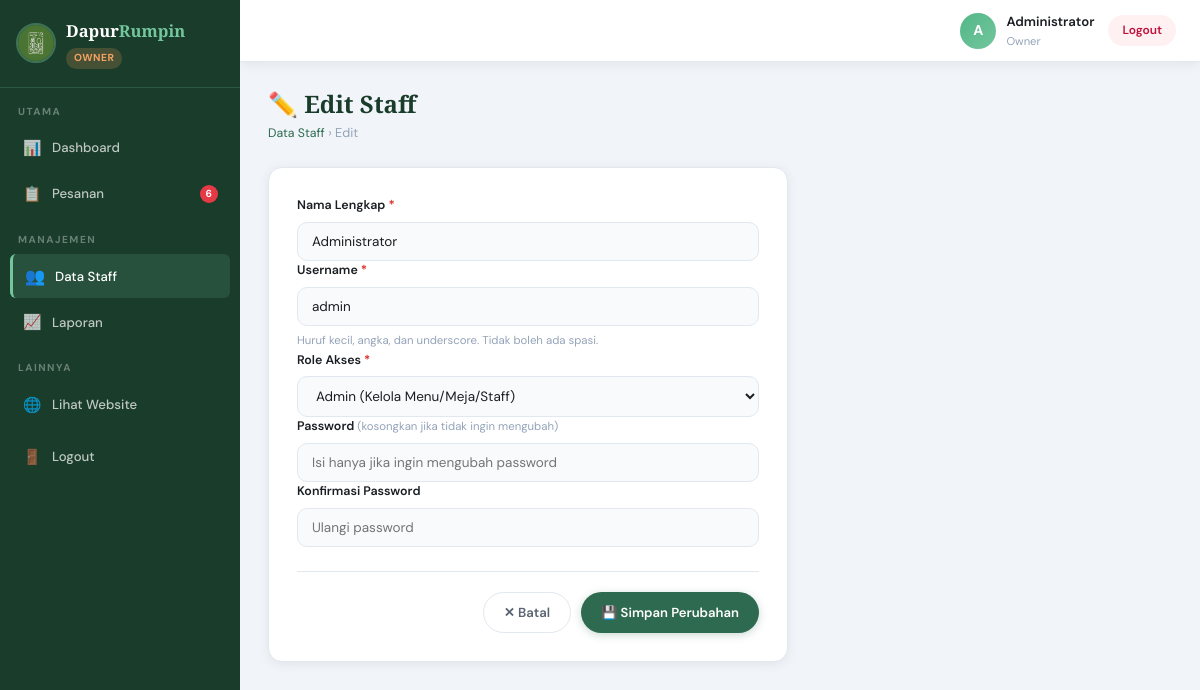
Screenshot of /admin/staff_form.php?id=6 (signed in) with the database file from the repository.
### tables this page shows
CREATE TABLE `users` (
  `id` int(10) UNSIGNED NOT NULL,
  `nama` varchar(100) NOT NULL,
  `username` varchar(60) NOT NULL,
  `password` varchar(255) NOT NULL,
  `role` enum('admin','owner','kasir','dapur') NOT NULL DEFAULT 'kasir',
  `created_at` timestamp NOT NULL DEFAULT current_timestamp()
);

### includes/auth_check.php (called while the page is built, shortened)
<?php
function hasRole(string|array $role): bool
{
    $currentRole = $_SESSION['user_role'] ?? '';
    $roles = is_array($role) ? $role : [$role];
    return in_array($currentRole, $roles, true);
}

### admin/staff_form.php (the view, shortened to what this page needs)
<?php
require_once '../includes/auth_check.php';
require_once '../config/db.php';
$id     = isset($_GET['id']) ? (int)$_GET['id'] : 0;
$isEdit = $id > 0;
$staff  = ['nama' => '', 'username' => '', 'role' => 'kasir'];
if ($isEdit) {
    $stmt = $pdo->prepare("SELECT id, nama, username, role FROM users WHERE id = ?");
    $stmt->execute([$id]);
    $row = $stmt->fetch();
    $staff = $row;
}
?>
<!DOCTYPE html>
<html lang="id">
<head>
  <link rel="stylesheet" href="../css/dashboard.css">
</head>
<body>
<?php include '_sidebar.php'; ?>
<div class="main-content">
  <?php include '_topbar.php'; ?>
  <div class="page-body">
    <div class="page-title-wrap">
      <div>
        <h2 class="page-title"><?= $isEdit ? '✏️ Edit Staff' : '➕ Tambah Staff Baru' ?></h2>
        <p class="page-sub"><a href="staff_list.php" class="breadcrumb-link">Data Staff</a> › <?= $isEdit ? 'Edit' : 'Tambah' ?></p>
      </div>
    </div>
    <div class="form-card" style="max-width:520px;">
      <form method="POST">
        <div class="form-group-dash">
          <label class="form-label">Nama Lengkap <span class="req">*</span></label>
          <input type="text" name="nama" class="form-input"
                 value="<?= htmlspecialchars($staff['nama']) ?>"
                 placeholder="Contoh: Siti Aminah" required>
        </div>
        <div class="form-group-dash">
          <label class="form-label">Username <span class="req">*</span></label>
          <input type="text" name="username" class="form-input"
                 value="<?= htmlspecialchars($staff['username']) ?>"
                 placeholder="Contoh: staff01" required>
          <small class="form-hint">Huruf kecil, angka, dan underscore. Tidak boleh ada spasi.</small>
        </div>
        <div class="form-group-dash">
          <label class="form-label">Role Akses <span class="req">*</span></label>
          <select name="role" class="form-input" required>
            <?php if (hasRole('owner')): ?>
            <option value="admin" <?= $staff['role'] === 'admin' ? 'selected' : '' ?>>Admin (Kelola Menu/Meja/Staff)</option>
            <?php else: ?>
            <option value="admin" <?= $staff['role'] === 'admin' ? 'selected' : '' ?>>Admin (Kelola Menu/Meja/Staff)</option>
            <?php endif; ?>
          </select>
        </div>
        <div class="form-group-dash">
          <label class="form-label">
            Password <?= $isEdit ? '<span class="form-hint-inline">(kosongkan jika tidak ingin mengubah)</span>' : '<span class="req">*</span>' ?>
          </label>
          <input type="password" name="password" class="form-input"
                 placeholder="<?= $isEdit ? 'Isi hanya jika ingin mengubah password' : 'Minimal 6 karakter' ?>"
                 <?= !$isEdit ? 'required' : '' ?>>
        </div>
        <div class="form-group-dash">
          <label class="form-label">Konfirmasi Password</label>
          <input type="password" name="password_konfirm" class="form-input"
                 placeholder="Ulangi password">
        </div>
        <div class="form-actions">
          <a href="staff_list.php" class="btn-secondary-dash">✕ Batal</a>
          <button type="submit" class="btn-primary-dash">
            <?= $isEdit ? '💾 Simpan Perubahan' : '➕ Buat Akun' ?>
          </button>
        </div>
      </form>
    </div>
  </div>
</div>
</body>
</html>

### css/dashboard.css (style rules this page uses)
:root { --hijau-tua: #1a3c2b; --hijau-utama: #2d6a4f; --hijau-muda: #52b788; --hijau-cerah: #74c69d; --hijau-pucat: #d8f3dc; --hijau-pastel: #f0faf2; --kuning-aksen: #f4a261; --abu: #5a6472; --abu-muda: #94a3b8; --gelap: #1b1f23; --putih: #ffffff; --bg-dash: #f1f5f9; --border: #e2e8f0; --sidebar-w: 240px; --topbar-h: 62px; --radius-lg: 14px; --radius-md: 10px; --radius-sm: 6px; --shadow: 0 2px 12px rgba(0,0,0,0.07); --shadow-md: 0 4px 24px rgba(0,0,0,0.1); --transition: all 0.3s cubic-bezier(.4,0,.2,1); }
*, *::before, *::after { box-sizing: border-box; margin: 0; padding: 0; }
html { font-size: 15px; scroll-behavior: smooth; }
body { font-family: 'DM Sans', sans-serif; background: var(--bg-dash); color: var(--gelap); line-height: 1.6; display: flex; min-height: 100vh; }
a { text-decoration: none; color: inherit; }
.main-content { margin-left: var(--sidebar-w); flex: 1; display: flex; flex-direction: column; min-height: 100vh; }
.page-body { padding: 28px 28px 60px; flex: 1; }
.page-title-wrap { display: flex; align-items: flex-start; justify-content: space-between; margin-bottom: 24px; flex-wrap: wrap; gap: 12px; }
.page-title { font-family: 'Playfair Display', serif; font-size: 1.6rem; font-weight: 800; color: var(--hijau-tua); line-height: 1.2; }
.page-sub { font-size: 0.85rem; color: var(--abu-muda); margin-top: 4px; }
.btn-primary-dash { display: inline-flex; align-items: center; gap: 6px; padding: 9px 20px; background: var(--hijau-utama); color: var(--putih); border: none; border-radius: 50px; font-family: 'DM Sans', sans-serif; font-size: 0.875rem; font-weight: 600; cursor: pointer; transition: var(--transition); text-decoration: none; box-shadow: 0 2px 8px rgba(45,106,79,0.25); }
.btn-secondary-dash { display: inline-flex; align-items: center; gap: 6px; padding: 9px 20px; background: var(--putih); color: var(--abu); border: 1.5px solid var(--border); border-radius: 50px; font-family: 'DM Sans', sans-serif; font-size: 0.875rem; font-weight: 600; cursor: pointer; transition: var(--transition); text-decoration: none; }
.form-card { background: var(--putih); border-radius: var(--radius-lg); border: 1px solid var(--border); padding: 28px 28px; box-shadow: var(--shadow); }
.form-group-dash { display: flex; flex-direction: column; gap: 6px; }
.form-label { font-size: 0.83rem; font-weight: 600; color: var(--gelap); }
.req { color: #dc2626; }
.form-hint { font-size: 0.76rem; color: var(--abu-muda); }
.form-hint-inline { font-size: 0.76rem; color: var(--abu-muda); font-weight: 400; }
.form-input { padding: 10px 14px; border: 1.5px solid var(--border); border-radius: var(--radius-md); font-family: 'DM Sans', sans-serif; font-size: 0.9rem; color: var(--gelap); outline: none; transition: var(--transition); background: #f8fafc; width: 100%; }
.form-actions { display: flex; gap: 10px; justify-content: flex-end; margin-top: 24px; padding-top: 20px; border-top: 1px solid var(--border); }
.breadcrumb-link { color: var(--hijau-utama); font-size: 0.82rem; }

### rows the page displays
users: nama "Administrator", username "admin", role "Admin (Kelola Menu/Meja/Staff)"

### other values shown
getRoleLabel($role) "OWNER"
$pending "6"
substr($user['nama'], 0, 1) "A"
$user['nama'] "Administrator"
$user['role'] "Owner"
